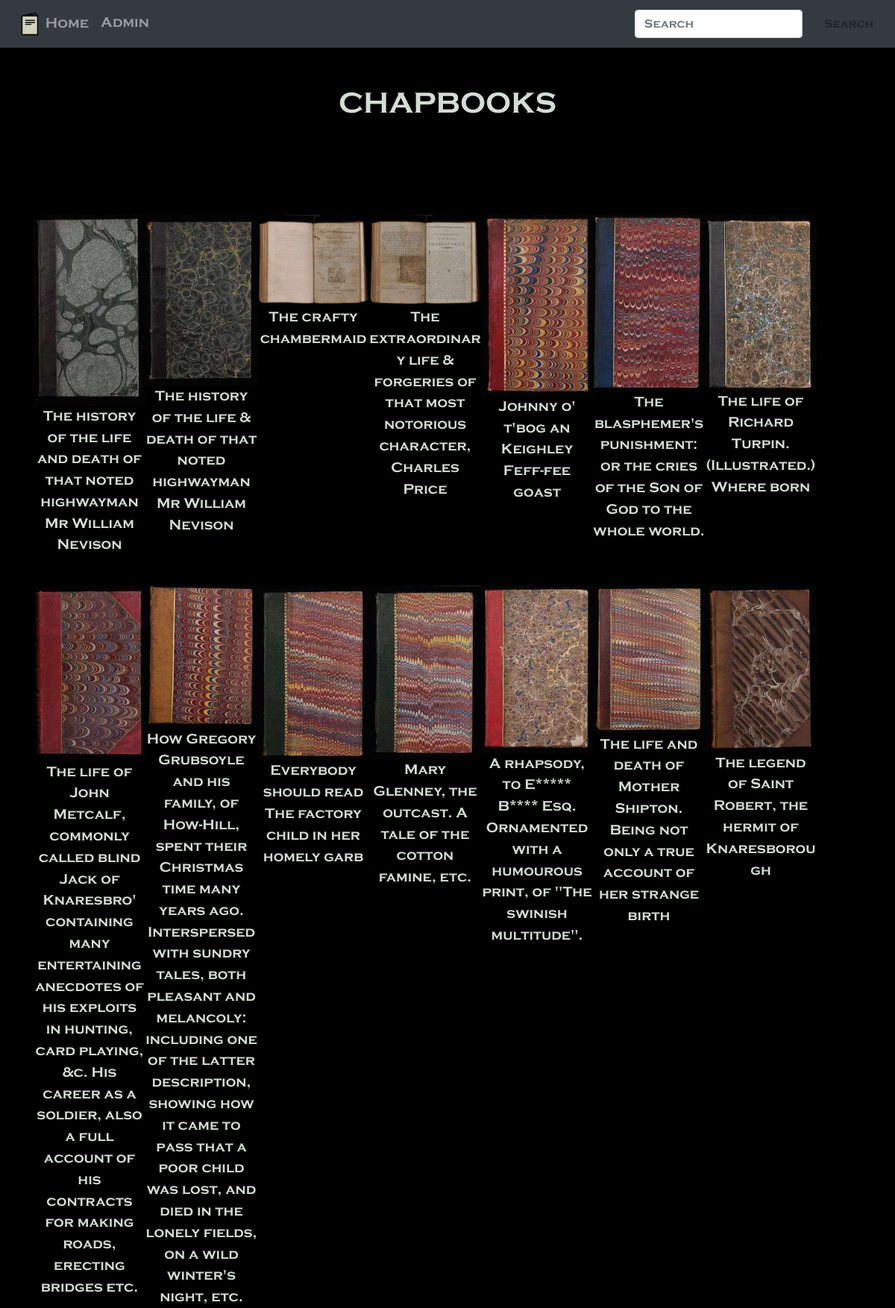
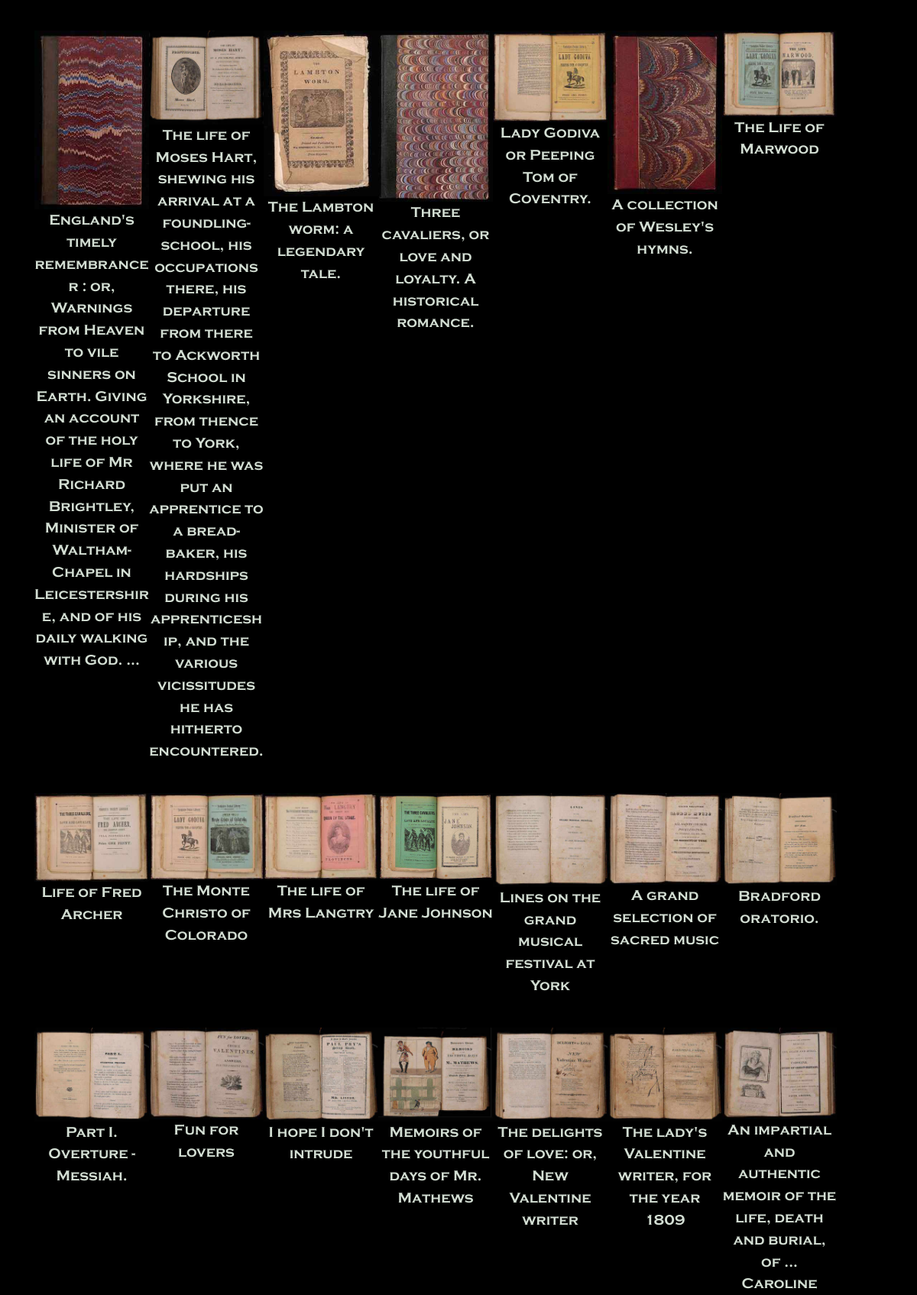
The page / (upper part) on the database its author committed (2 pictures, top to bottom).
### main/models.py (models this page shows, shortened)
class Page(models.Model):
	slug = models.SlugField(null=True, blank=True, default='')
	name = models.CharField(max_length=250)
	preamble = RichTextField(default='', null=True, blank=True,)
	image = models.ImageField(upload_to ='',
			height_field=None, width_field=None, max_length=250,
			blank=True, default=None, null=True)
	text = RichTextField(null=True, blank=True, default='')
	class Meta:
		ordering = ['name',]
	'''
	def _get_thumbnail(self):
		return format_html(u'<img src="{}" width="150"/>', self.image_url)
	_get_thumbnail.allow_tags = True


	'''

class Chapbook(models.Model):
	name = models.CharField(max_length=250)
	mmsid = models.IntegerField(null=True, blank=True, default=0)
	preamble = RichTextField(default='', null=True, blank=True,)
	text = RichTextField(null=True, blank=True, default='')
	images = models.ManyToManyField('Image', blank=True,  )
	publish = models.BooleanField(default=True)

class Image(models.Model):
	image = models.ImageField(upload_to ='',
			height_field=None, width_field=None, max_length=250,
			blank=True, default=None, null=True)
	url = models.URLField(max_length=250)
	previewURL = models.URLField(max_length=250)
	downloadURL = models.URLField(max_length=250)
	order = models.IntegerField(null=True, blank=True, default=0)
	class Meta:
		ordering = ['order',]

### main/views.py (the view)
# urls.py: path('', views.index, name='index'),
def index(request):
    banner = Page.objects.filter(slug="welcome-banner").first()
    chapbooks = Chapbook.objects.filter(publish=True)
    return render(request, "index.html",
            {
            'banner':banner,
            'chapbooks':chapbooks,
            } )

### main/templates/index.html (shortened to what this page needs)
{% extends "base.html" %}
{% block content %}
    {{banner.preamble|safe}}
        <br>
    <div class="card flex-row flex-wrap">
     {% for chapbook in chapbooks %}
        <div class="card item level_{{chapbook.id}} level_all" style="width: 150px">
        <img src="/uploads/{{chapbook.images.first.image}}" width="150"/>
          <a href="/view/{{chapbook.id}}">{{chapbook.name}}</a>
          <div class="card-body">
            </div>
        </div>
   {%endfor%}
</div>
{% endblock %}

### main/templates/base.html (shortened to what this page needs)
{% load static %}
<!DOCTYPE html>
<html>
<head>
	<link rel="stylesheet" href="//stackpath.bootstrapcdn.com/bootstrap/4.3.1/css/bootstrap.min.css">
	<link rel="stylesheet" type="text/css" href="/static/css/main.css">
</head>
<body>
	{%  include 'navbar.html' %}
	<div class="container" >
		{% block content %}
		{% endblock %}
    </div>
</body>
</html>

### main/templates/navbar.html (shortened to what this page needs)
{% load static %}
<nav class="navbar navbar-expand-lg navbar-dark bg-dark">
  <div class="collapse navbar-collapse" id="navbarNav">
    <ul class="navbar-nav">
      <li class="nav-item">
        <a class="nav-link" href="/">
         <img src="/static/images/logo.png" height="32" /> Home</a>
      </li>
         <li class="nav-item">
            <a class="nav-link" href="/admin/">Admin</a>
        </li>
    </ul>
      <form class="form-inline my-4 my-lg-0 ml-auto" action="/search" method="get">
        <input class="form-control" type="search" placeholder="Search" aria-label="Search" name="q">
        <button class="btn btn-outline-white btn-md my-1 my-sm-0 ml-3 searchbutton" type="submit">Search</button>
      </form>
      </div>
 </nav>

### main/static/css/main.css (style rules this page uses)
body { background:#000; font-size: 1.2rem; font-weight: 300; font-family: Copperplate, 'Times New Roman', Times, serif; }
h1 { text-align: center; color:#d3ded3; }
p { color:#d3ded3; }
.card { background:#000; border:0px; text-align:center; }
.card a { color:#d3ded3; }
.container { background:#000; margin-top:50px; }

### rows shown on the page
Page: preamble "CHAPBOOKS"
Chapbook: images.first.image (picture), name "The history of the life and death of that noted highwayman Mr William Nevison"
Chapbook: images.first.image (picture), name "The history of the life & death of that noted highwayman Mr William Nevison"
Chapbook: images.first.image (picture), name "The crafty chambermaid"
Chapbook: images.first.image (picture), name "The extraordinary life & forgeries of that most notorious character, Charles Price"
Chapbook: images.first.image (picture), name "Johnny o' t'bog an Keighley Feff-fee goast"
Chapbook: images.first.image (picture), name "The blasphemer's punishment: or the cries of the Son of God to the whole world."
Chapbook: images.first.image (picture), name "The life of Richard Turpin. (Illustrated.) Where born"
Chapbook: images.first.image (picture), name "The life of John Metcalf, commonly called blind Jack of Knaresbro' containing many entertaining anecdotes of his exploits in hunting, card playing, &c. His career as a soldier, also a full account of his contracts for making roads, erecting bridges etc."
Chapbook: images.first.image (picture), name "How Gregory Grubsoyle and his family, of How-Hill, spent their Christmas time many years ago. Interspersed with sundry tales, both pleasant and melancoly: including one of the latter description, showing how it came to pass that a poor child was lost, and died in the lonely fields, on a wild winter's night, etc."
Chapbook: images.first.image (picture), name "Everybody should read The factory child in her homely garb"
Chapbook: images.first.image (picture), name "Mary Glenney, the outcast. A tale of the cotton famine, etc."
Chapbook: images.first.image (picture), name "A rhapsody, to E***** B**** Esq. Ornamented with a humourous print, of \"The swinish multitude\"."
Chapbook: images.first.image (picture), name "The life and death of Mother Shipton. Being not only a true account of her strange birth"
Chapbook: images.first.image (picture), name "The legend of Saint Robert, the hermit of Knaresborough"
Chapbook: images.first.image (picture), name "England's timely remembrancer : or, Warnings from Heaven to vile sinners on Earth. Giving an account of the holy life of Mr Richard Brightley, Minister of Waltham-Chapel in Leicestershire, and of his daily walking with God. ..."
Chapbook: images.first.image (picture), name "The life of Moses Hart, shewing his arrival at a foundling-school, his occupations there, his departure from there to Ackworth School in Yorkshire, from thence to York, where he was put an apprentice to a bread-baker, his hardships during his apprenticeship, and the various vicissitudes he has hitherto encountered."
Chapbook: images.first.image (picture), name "The Lambton worm: a legendary tale."
Chapbook: images.first.image (picture), name "Three cavaliers, or love and loyalty. A historical romance."
Chapbook: images.first.image (picture), name "Lady Godiva or Peeping Tom of Coventry."
Chapbook: images.first.image (picture), name "A collection of Wesley's hymns."
Chapbook: images.first.image (picture), name "The Life of Marwood"
Chapbook: images.first.image (picture), name "Life of Fred Archer"
Chapbook: images.first.image (picture), name "The Monte Christo of Colorado"
Chapbook: images.first.image (picture), name "The life of Mrs Langtry"
Chapbook: images.first.image (picture), name "The life of Jane Johnson"
Chapbook: images.first.image (picture), name "Lines on the grand musical festival at York"
Chapbook: images.first.image (picture), name "A grand selection of sacred music"
Chapbook: images.first.image (picture), name "Bradford oratorio."
Chapbook: images.first.image (picture), name "Part I. Overture - Messiah."
Chapbook: images.first.image (picture), name "Fun for lovers"
Chapbook: images.first.image (picture), name "I hope I don't intrude"
Chapbook: images.first.image (picture), name "Memoirs of the youthful days of Mr. Mathews"
Chapbook: images.first.image (picture), name "The delights of love: or, New Valentine writer"
Chapbook: images.first.image (picture), name "The lady's Valentine writer, for the year 1809"
Chapbook: images.first.image (picture), name "An impartial and authentic memoir of the life, death and burial, of ... Caroline"
